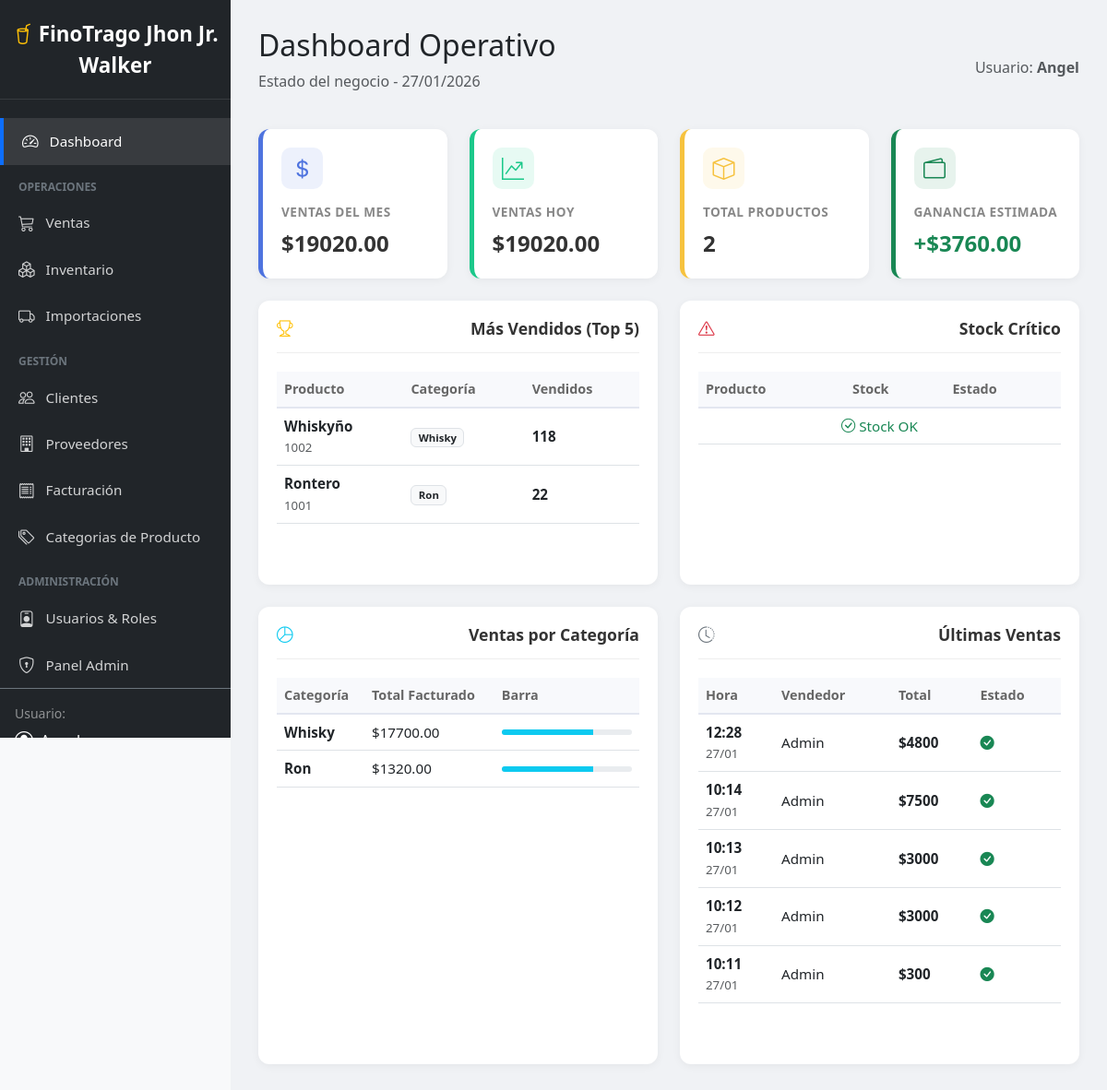
The app's page / (signed in) with its own data.
### dashboard/models.py (models this page shows, shortened)
class Producto(models.Model):
    nombre = models.CharField(max_length=100)
    descripcion = models.TextField(blank=True, null=True)
    codigo = models.CharField(max_length=50, unique=True) # Vital para inventario
    categoria = models.ForeignKey(Categoria, on_delete=models.SET_NULL, null=True)
    proveedor = models.ForeignKey(Proveedor, on_delete=models.SET_NULL, null=True)
    ubicacion = models.ForeignKey(Ubicacion, on_delete=models.SET_NULL, null=True)
    precio_compra = models.DecimalField(max_digits=10, decimal_places=2)
    precio_venta = models.DecimalField(max_digits=10, decimal_places=2)
    stock_actual = models.IntegerField(default=0)
    stock_minimo = models.IntegerField(default=5)
    tipo = models.CharField(max_length=20, default='Varios') # VINO, RON, etc.
    marca = models.CharField(max_length=50, blank=True)
    activo = models.BooleanField(default=True)

class Categoria(models.Model):
    nombre = models.CharField(max_length=50)
    descripcion = models.CharField(max_length=150, blank=True, null=True)
    PERMISOS_DEFECTO = [
        ("modulo_dashboard", "Acceso al dashboard principal"),
        ("modulo_usuarios", "Gestión de usuarios"),
        ("modulo_categorias", "Gestión de categorías de productos"),
        ("modulo_facturacion", "Facturación y ventas"),
        ("modulo_proveedores", "Gestión de proveedores"),
        ("modulo_clientes", "Gestión de clientes"),
        ("modulo_inventario", "Gestión de productos"),
        ("modulo_importacion", "Gestión de importaciones"),
        ("modulo_ventas", "Gestión de ventas"),
        ("modulo_reportes", "Acceso a reportes"),
    ]
    class Meta:
        verbose_name_plural = "Categorías"

class Venta(models.Model):
    ESTADOS = [
        ('PENDIENTE', 'Pendiente'),
        ('PAGADO', 'Pagado / Exitoso'),
        ('CANCELADO', 'Cancelado'),
    ]
    cliente = models.ForeignKey(Cliente, on_delete=models.CASCADE)
    usuario = models.ForeignKey(User, on_delete=models.CASCADE)
    fecha = models.DateTimeField(auto_now_add=True)
    total = models.DecimalField(max_digits=10, decimal_places=2, default=0)
    observacion = models.TextField(blank=True, null=True)
    estado = models.CharField(max_length=20, choices=ESTADOS, default='PENDIENTE')

### dashboard/decorators.py (the view)
        def wrapper(request, *args, **kwargs):
            perfil = getattr(request.user, 'perfil', None)
            if not perfil or not perfil.tiene_permiso(nombre_permiso):
                messages.error(request, "No tienes permisos para realizar esta acción.")
                return redirect('dashboard:principal')
            return view_func(request, *args, **kwargs)

### dashboard/templates/dashboard/principal.html (shortened to what this page needs)
{% extends "dashboard/base.html" %}
{% block content %}
<div class="main-content">
    <div class="d-flex justify-content-between align-items-center mb-4">
        <div>
            <h2>Dashboard Operativo</h2>
            <p class="text-muted">Estado del negocio - {{ fecha_actual|date:"d/m/Y" }}</p>
        </div>
        <div>
            <span class="text-muted">Usuario: <strong>{{ request.user.username }}</strong></span>
        </div>
    </div>
    <div class="row mb-4">
        <div class="col-md-3">
            <div class="stat-card primary">
                <div class="icon"><i class="bi bi-currency-dollar"></i></div>
                <div class="stat-label">Ventas del Mes</div>
                <div class="stat-value">${{ total_ventas_mes|floatformat:2 }}</div>
            </div>
        </div>
        <div class="col-md-3">
            <div class="stat-card success">
                <div class="icon"><i class="bi bi-graph-up-arrow"></i></div>
                <div class="stat-label">Ventas Hoy</div>
                <div class="stat-value">${{ total_ventas_hoy|floatformat:2 }}</div>
            </div>
        </div>
        <div class="col-md-3">
            <div class="stat-card warning">
                <div class="icon"><i class="bi bi-box"></i></div>
                <div class="stat-label">Total Productos</div>
                <div class="stat-value">{{ total_productos }}</div>
            </div>
        </div>
        <div class="col-md-3">
            <div class="stat-card profit">
                <div class="icon"><i class="bi bi-wallet2"></i></div>
                <div class="stat-label">Ganancia Estimada</div>
                <div class="stat-value text-success">+${{ ganancia_estimada|floatformat:2 }}</div>
            </div>
        </div>
    </div>
    <div class="row">
        <div class="col-md-6 mb-4">
            <div class="chart-card">
                <h5 class="chart-title"><i class="bi bi-trophy text-warning"></i> Más Vendidos (Top 5)</h5>
                <div class="table-responsive">
                    <table class="table table-custom table-hover">
                        <thead>
                            <tr>
                                <th>Producto</th>
                                <th>Categoría</th>
                                <th>Vendidos</th>
                            </tr>
                        </thead>
                        <tbody>
                            {% for producto in productos_top %}
                            <tr>
                                <td>
                                    <strong>{{ producto.producto__nombre }}</strong><br>
                                    <small class="text-muted">{{ producto.producto__codigo }}</small>
                                </td>
                                <td><span class="badge bg-light text-dark border">{{ producto.producto__categoria__nombre|default:"--" }}</span></td>
                                <td class="fw-bold">{{ producto.cantidad_vendida }}</td>
                            </tr>
                            {% empty %}
                            <tr><td colspan="3" class="text-center text-muted">Sin movimientos</td></tr>
                            {% endfor %}
                        </tbody>
                    </table>
                </div>
            </div>
        </div>
        <div class="col-md-6 mb-4">
            <div class="chart-card alert-stock">
                <h5 class="chart-title"><i class="bi bi-exclamation-triangle text-danger"></i> Stock Crítico</h5>
                <div class="table-responsive">
                    <table class="table table-custom table-hover">
                        <thead>
                            <tr>
                                <th>Producto</th>
                                <th>Stock</th>
                                <th>Estado</th>
                            </tr>
                        </thead>
                        <tbody>
                            {% for producto in productos_bajo_stock %}
                            <tr>
                                <td>
                                    {{ producto.nombre }}
                                    <div class="small text-muted">{{ producto.categoria.nombre }}</div>
                                </td>
                                <td class="text-danger fw-bold">{{ producto.stock_actual }}</td>
                                <td>
                                    {% if producto.stock_actual == 0 %}
                                    <span class="badge badge-stock-bajo">Agotado</span>
                                    {% else %}
                                    <span class="badge badge-stock-bajo">Bajo</span>
                                    {% endif %}
                                </td>
                            </tr>
                            {% empty %}
                            <tr><td colspan="3" class="text-center text-success"><i class="bi bi-check-circle"></i> Stock OK</td></tr>
                            {% endfor %}
                        </tbody>
                    </table>
                </div>
            </div>
        </div>
    </div>
    <div class="row">
        <div class="col-md-6 mb-4">
            <div class="chart-card">
                <h5 class="chart-title"><i class="bi bi-pie-chart text-info"></i> Ventas por Categoría</h5>
                <div class="table-responsive">
                    <table class="table table-custom table-hover">
                        <thead>
                            <tr>
                                <th>Categoría</th>
                                <th>Total Facturado</th>
                                <th style="width: 40%;">Barra</th>
                            </tr>
                        </thead>
                        <tbody>
                            {% for cat in ventas_por_categoria %}
                            <tr>
                                <td><strong>{{ cat.producto__categoria__nombre }}</strong></td>
                                <td>${{ cat.total|floatformat:2 }}</td>
                                <td>
                                    <div class="progress" style="height: 6px;">
                                        <div class="progress-bar bg-info" role="progressbar" style="width: 70%"></div>
                                    </div>
                                </td>
                            </tr>
                            {% empty %}
                            <tr><td colspan="3" class="text-center text-muted">Sin datos</td></tr>
                            {% endfor %}
                        </tbody>
                    </table>
                </div>
            </div>
        </div>
        <div class="col-md-6 mb-4">
            <div class="chart-card">
                <h5 class="chart-title"><i class="bi bi-clock-history text-secondary"></i> Últimas Ventas</h5>
                <div class="table-responsive">
                    <table class="table table-custom table-hover">
                        <thead>
                            <tr>
                                <th>Hora</th>
                                <th>Vendedor</th>
                                <th>Total</th>
                                <th>Estado</th>
                            </tr>
                        </thead>
                        <tbody>
                            {% for v in ultimas_ventas %}
                            <tr>
                                <td>
                                    <div class="fw-bold">{{ v.fecha|date:"H:i" }}</div>
                                    <small class="text-muted">{{ v.fecha|date:"d/m" }}</small>
                                </td>
                                <td>{{ v.usuario.nombre|default:"Admin" }}</td>
                                <td class="fw-bold">${{ v.total|floatformat:0 }}</td>
                                <td>
                                    {% if v.estado == 'PAGADO' %}
                                    <i class="bi bi-check-circle-fill text-success"></i>
                                    {% else %}
                                    <i class="bi bi-clock text-warning"></i>
                                    {% endif %}
                                </td>
                            </tr>
                            {% empty %}
                            <tr><td colspan="4" class="text-center text-muted">Sin actividad reciente</td></tr>
                            {% endfor %}
                        </tbody>
                    </table>
                </div>
            </div>
        </div>
    </div>
</div>
{% endblock %}

### dashboard/templates/dashboard/base.html (shortened to what this page needs)
{% load static %}
{% load permisos %}
<!DOCTYPE html>
<html lang="es">
<head>
    <link href="https://cdn.jsdelivr.net/npm/bootstrap@5.3.0/dist/css/bootstrap.min.css" rel="stylesheet">
    <link rel="stylesheet" href="https://cdn.jsdelivr.net/npm/bootstrap-icons@1.11.0/font/bootstrap-icons.css">
    <link rel="stylesheet" href="{% static 'styles/dashboard.css' %}">
</head>
<body>
    <nav class="sidebar">
        <div class="logo">
            <i class="bi bi-cup-straw text-warning"></i> <strong>FinoTrago Jhon Jr. Walker</strong>
        </div>
        <ul class="nav flex-column">
            {% if request.user|tiene_permiso:"modulo_dashboard" %}
            <li class="nav-item">
                <a href="{% url 'dashboard:principal' %}" class="nav-link {% if request.resolver_match.url_name == 'principal' %}active{% endif %}">
                    <i class="bi bi-speedometer2"></i> Dashboard
                </a>
            </li>
            {% endif %}
            <div class="sidebar-heading">Operaciones</div>
            {% if request.user|tiene_permiso:"modulo_ventas" %}
            <li class="nav-item">
                <a href="{% url 'dashboard:ventas' %}" class="nav-link {% if request.resolver_match.url_name == 'ventas' %}active{% endif %}">
                    <i class="bi bi-cart3"></i> Ventas
                </a>
            </li>
            {% endif %}
            {% if request.user|tiene_permiso:"modulo_inventario" %}
            <li class="nav-item">
                <a href="{% url 'dashboard:inventario' %}" class="nav-link {% if request.resolver_match.url_name == 'inventario' %}active{% endif %}">
                    <i class="bi bi-boxes"></i> Inventario
                </a>
            </li>
            {% endif %}
            {% if request.user|tiene_permiso:"modulo_importacion" %}
            <li class="nav-item">
                <a href="{% url 'dashboard:importaciones' %}" class="nav-link {% if request.resolver_match.url_name == 'importaciones' %}active{% endif %}">
                    <i class="bi bi-truck"></i> Importaciones
                </a>
            </li>
            {% endif %}
            <div class="sidebar-heading">Gestión</div>
            {% if request.user|tiene_permiso:"modulo_clientes" %}
            <li class="nav-item">
                <a href="{% url 'dashboard:clientes' %}" class="nav-link {% if request.resolver_match.url_name == 'clientes' %}active{% endif %}">
                    <i class="bi bi-people"></i> Clientes
                </a>
            </li>
            {% endif %}
            {% if request.user|tiene_permiso:"modulo_proveedores" %}
            <li class="nav-item">
                <a href="{% url 'dashboard:proveedores' %}" class="nav-link {% if request.resolver_match.url_name == 'proveedores' %}active{% endif %}">
                    <i class="bi bi-building"></i> Proveedores
                </a>
            </li>
            {% endif %}
            {% if request.user|tiene_permiso:"modulo_facturacion" %}
            <li class="nav-item">
                <a href="{% url 'dashboard:facturacion' %}" class="nav-link {% if request.resolver_match.url_name == 'facturacion' %}active{% endif %}">
                    <i class="bi bi-receipt"></i> Facturación
                </a>
            </li>
            {% endif %}
            {% if request.user|tiene_permiso:"modulo_categorias" %}
            <li class="nav-item">
                <a href="{% url 'dashboard:categorias' %}" class="nav-link {% if request.resolver_match.url_name == 'categorias' %}active{% endif %}">
                    <i class="bi bi-tags"></i> Categorias de Producto
                </a>
            </li>
            {% endif %}
            <div class="sidebar-heading">Administración</div>
            {% if request.user|tiene_permiso:"modulo_usuarios" %}
            <li class="nav-item">
                <a href="{% url 'dashboard:usuarios' %}" class="nav-link {% if request.resolver_match.url_name == 'usuarios' %}active{% endif %}">
                    <i class="bi bi-person-badge"></i> Usuarios & Roles
                </a>
            </li>
            {% endif %}
            <li class="nav-item">
                <a href="/admin/" target="_blank" class="nav-link">
                    <i class="bi bi-shield-lock"></i> Panel Admin
                </a>
            </li>
        </ul>
        <div class="mt-auto p-3 border-top border-secondary">
            <small class="text-white-50 d-block mb-1">Usuario:</small>
            <div class="d-flex align-items-center text-white">
                <i class="bi bi-person-circle fs-5 me-2"></i>
                <span>{{ user.username|default:"Admin" }}</span>
            </div>
        </div>
    </nav>
    <div class="main-wrapper">
        {% block content %}
        {% endblock %}
    </div>
</body>
</html>

### records on screen
Producto: producto__nombre "Whiskyño", producto__codigo "1002", producto__categoria__nombre "Whisky", cantidad_vendida "118"
Producto: producto__nombre "Rontero", producto__codigo "1001", producto__categoria__nombre "Ron", cantidad_vendida "22"
Categoria: producto__categoria__nombre "Whisky", total "17700.00"
Categoria: producto__categoria__nombre "Ron", total "1320.00"
Venta: fecha "12:28", fecha "27/01", usuario.nombre "Admin", total "4800", estado "PAGADO" (drawn)
Venta: fecha "10:14", fecha "27/01", usuario.nombre "Admin", total "7500", estado "PAGADO" (drawn)
Venta: fecha "10:13", fecha "27/01", usuario.nombre "Admin", total "3000", estado "PAGADO" (drawn)
Venta: fecha "10:12", fecha "27/01", usuario.nombre "Admin", total "3000", estado "PAGADO" (drawn)
Venta: fecha "10:11", fecha "27/01", usuario.nombre "Admin", total "300", estado "PAGADO" (drawn)

### other values on screen
{{ request.user.username }} "Angel"
{{ total_ventas_mes|floatformat:2 }} "19020.00"
{{ total_ventas_hoy|floatformat:2 }} "19020.00"
{{ total_productos }} "2"
{{ ganancia_estimada|floatformat:2 }} "3760.00"
